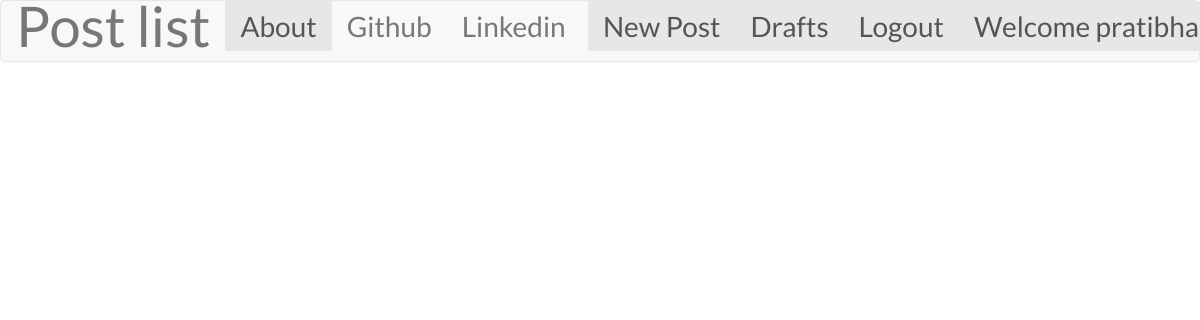
The page /drafts/ (signed in) on the database as committed earlier.
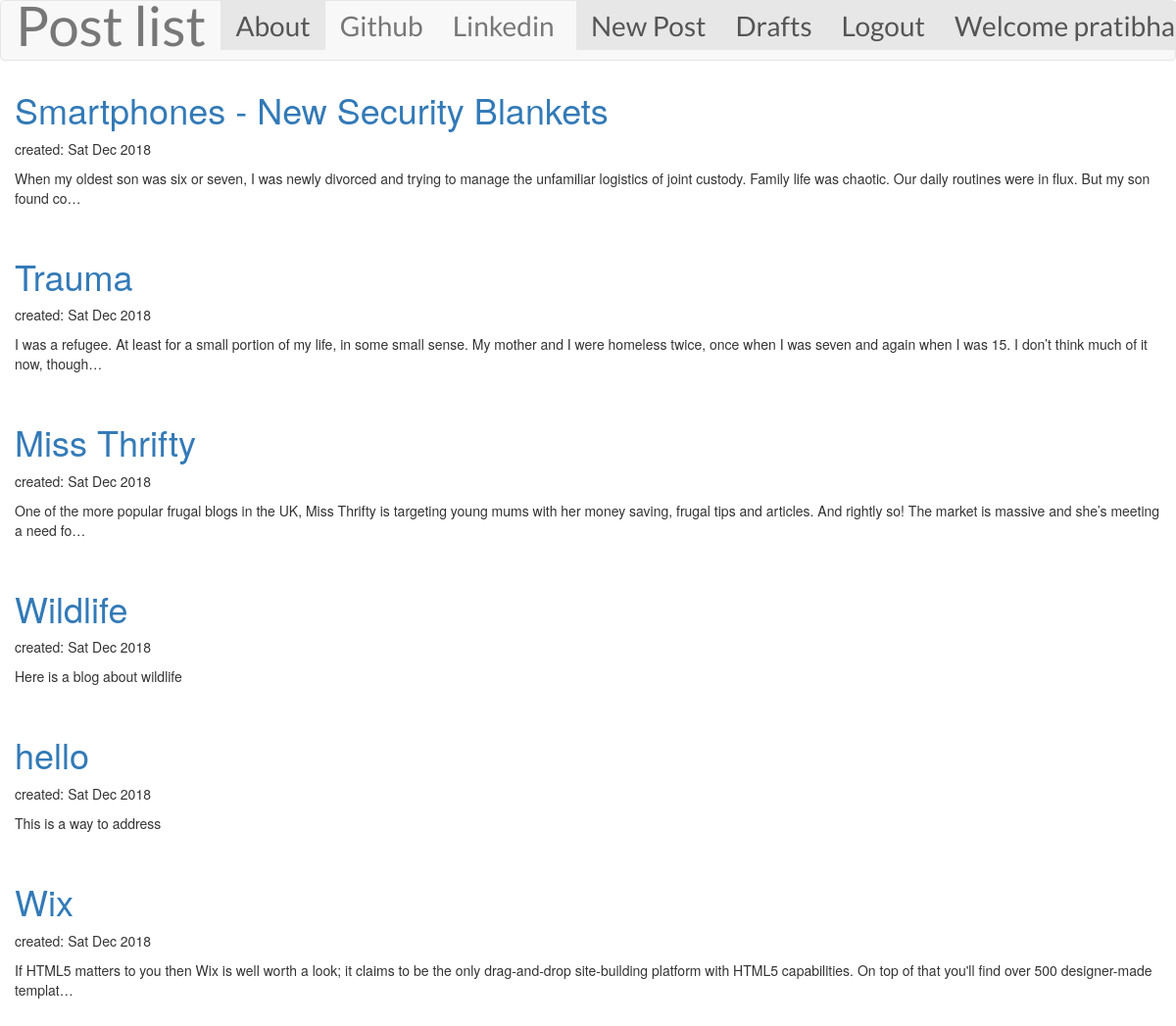
The same page on the database as committed later.
### blogapp/models.py (models this page shows, shortened)
class Post(models.Model):
    author=models.ForeignKey(User,on_delete=models.CASCADE)
    title=models.CharField(max_length=200)
    text=models.TextField()
    create_date=models.DateTimeField(default=timezone.now)
    publish_date=models.DateTimeField(blank=True,null=True)

### blogapp/views.py (the view, shortened to what this page needs)
# urls.py: path('drafts/',views.DraftsListView.as_view(),name='drafts'),
class DraftsListView(LoginRequiredMixin, ListView):
    login_url= '/login/'
    redirect_field_name='blog/post_detail.html'
    model=Post
    template_name= 'blogapp/post_draft_list.html'

### blogapp/templates/blogapp/post_draft_list.html
{% extends 'blogapp/base.html' %}
{% block bodyblock %}
{% for post in post_list %}
<div class="post">
{% if not post.publish_date %}
    <h1><a href={% url "post-detail" pk=post.pk %}>{{post.title}}</a> </h1>
    <p class="date">created: {{post.create_date|date:"D M Y"}}</p>
    <p>{{post.text|truncatechars:200}}</p>
    <br>
</div>
{% endif %}
{% endfor %}
{% endblock%}

### blogapp/templates/blogapp/base.html (shortened to what this page needs)
{% load static %}
<!DOCTYPE HTML>
<html lang="en">
  <head>
    <link rel="stylesheet" href="https://maxcdn.bootstrapcdn.com/bootstrap/3.3.7/css/bootstrap.min.css">
    <link rel="stylesheet" href={% static 'css/blog.css' %}>
    </head>
    <body>
        <nav class="navbar navbar-default techfont">
         <a class="navbar-brand techfont" href={% url 'post-list' %}>Post list</a>
         <ul class="nav navbar-nav">
         <li class="nav-item active">
            <a class="nav-link" href={% url 'about' %}>About <span class="sr-only">(current)</span></a>
         </li>
         <li class="nav-item">
            <a class="nav-link" href="https://www.github.com">Github</a>
         </li>
         <li class="nav-item">
            <a class="nav-link" href="https://www.linkedin.com">Linkedin</a>
         </li>
        </ul>
        <ul class="nav navbar-nav navbar-right">
        {% if user.is_authenticated %}
         <li class="nav-item active">
            <a class="nav-link" href={% url 'new-post'%}>New Post <span class="sr-only">(current)</span></a>
         </li>
          <li class="nav-item active">
            <a class="nav-link" href={% url 'drafts'%}>Drafts</a>
         </li>
          <li class="nav-item active">
            <a class="nav-link" href={% url 'logout'%}>Logout </a>
         </li>
          <li class="nav-item active">
            <a class="nav-link">Welcome {{user.username}} </a>
         </li>
         {% else %}
           <li class="nav-item active">
            <a class="nav-link" href={% url 'login'%}>Login </a>
         </li>
         {% endif %}
        </ul>
        </nav>
        <div class="content container">
            <div class="row">
            {% block bodyblock %}
            {% endblock%}
        </div>
    </body>
</html>

### blogapp/static/css/blog.css (style rules this page uses)
.techfont { font-family: 'Lato', sans-serif; font-size: 2.0em; margin-bottom: 10px; }

Rows that differ between the two databases and show on the page:
added Post: title "Smartphones - New Security Blankets", create_date "Sat Dec 2018", text "When my oldest son was six or seven, I was newly divorced and trying to manage the unfamiliar logistics of joint custody. Family life was chaotic. Our daily routines were in flux. But my son found co…"
added Post: title "Trauma", create_date "Sat Dec 2018", text "I was a refugee. At least for a small portion of my life, in some small sense. My mother and I were homeless twice, once when I was seven and again when I was 15. I don’t think much of it now, though…"
added Post: title "Miss Thrifty", create_date "Sat Dec 2018", text "One of the more popular frugal blogs in the UK, Miss Thrifty is targeting young mums with her money saving, frugal tips and articles. And rightly so! The market is massive and she’s meeting a need fo…"
added Post: title "Wildlife", create_date "Sat Dec 2018", text "Here is a blog about wildlife"
added Post: title "hello", create_date "Sat Dec 2018", text "This is a way to address"
added Post: title "Wix", create_date "Sat Dec 2018", text "If HTML5 matters to you then Wix is well worth a look; it claims to be the only drag-and-drop site-building platform with HTML5 capabilities. On top of that you'll find over 500 designer-made templat…"
